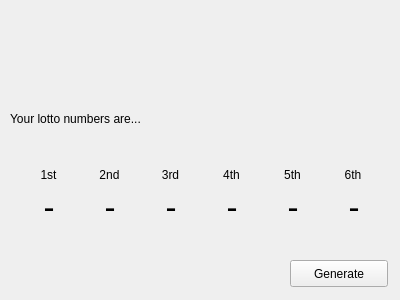
<?xml version="1.0" encoding="UTF-8"?>
<ui version="4.0">
 <class>MainWindow</class>
 <widget class="QMainWindow" name="MainWindow">
  <property name="geometry">
   <rect>
    <x>0</x>
    <y>0</y>
    <width>400</width>
    <height>300</height>
   </rect>
  </property>
  <property name="sizePolicy">
   <sizepolicy hsizetype="Fixed" vsizetype="Fixed">
    <horstretch>0</horstretch>
    <verstretch>0</verstretch>
   </sizepolicy>
  </property>
  <property name="maximumSize">
   <size>
    <width>400</width>
    <height>300</height>
   </size>
  </property>
  <property name="windowTitle">
   <string>Lotto App</string>
  </property>
  <widget class="QWidget" name="centralWidget">
   <widget class="QLabel" name="label_info">
    <property name="geometry">
     <rect>
      <x>10</x>
      <y>110</y>
      <width>171</width>
      <height>17</height>
     </rect>
    </property>
    <property name="text">
     <string>Your lotto numbers are...</string>
    </property>
   </widget>
   <widget class="QPushButton" name="pushButton_generate">
    <property name="geometry">
     <rect>
      <x>290</x>
      <y>260</y>
      <width>98</width>
      <height>27</height>
     </rect>
    </property>
    <property name="text">
     <string>Generate</string>
    </property>
   </widget>
   <widget class="QLabel" name="label_image">
    <property name="geometry">
     <rect>
      <x>10</x>
      <y>20</y>
      <width>381</width>
      <height>71</height>
     </rect>
    </property>
    <property name="text">
     <string/>
    </property>
    <property name="pixmap">
     <pixmap resource="ResourceFiles.qrc">:/lottoBanner.jpg</pixmap>
    </property>
    <property name="scaledContents">
     <bool>true</bool>
    </property>
    <property name="alignment">
     <set>Qt::AlignCenter</set>
    </property>
   </widget>
   <widget class="QWidget" name="layoutWidget">
    <property name="geometry">
     <rect>
      <x>10</x>
      <y>157</y>
      <width>381</width>
      <height>78</height>
     </rect>
    </property>
    <layout class="QHBoxLayout" name="horizontalLayout">
     <item>
      <layout class="QVBoxLayout" name="verticalLayout">
       <item>
        <widget class="QLabel" name="label_1">
         <property name="text">
          <string>1st</string>
         </property>
         <property name="alignment">
          <set>Qt::AlignCenter</set>
         </property>
        </widget>
       </item>
       <item>
        <widget class="QLabel" name="label_num_01">
         <property name="sizePolicy">
          <sizepolicy hsizetype="Fixed" vsizetype="Fixed">
           <horstretch>0</horstretch>
           <verstretch>0</verstretch>
          </sizepolicy>
         </property>
         <property name="minimumSize">
          <size>
           <width>56</width>
           <height>39</height>
          </size>
         </property>
         <property name="maximumSize">
          <size>
           <width>56</width>
           <height>39</height>
          </size>
         </property>
         <property name="font">
          <font>
           <pointsize>25</pointsize>
          </font>
         </property>
         <property name="locale">
          <locale language="English" country="Ireland"/>
         </property>
         <property name="text">
          <string>-</string>
         </property>
         <property name="alignment">
          <set>Qt::AlignCenter</set>
         </property>
         <property name="wordWrap">
          <bool>false</bool>
         </property>
         <property name="indent">
          <number>0</number>
         </property>
        </widget>
       </item>
      </layout>
     </item>
     <item>
      <layout class="QVBoxLayout" name="verticalLayout_2">
       <item>
        <widget class="QLabel" name="label_2">
         <property name="text">
          <string>2nd</string>
         </property>
         <property name="alignment">
          <set>Qt::AlignCenter</set>
         </property>
        </widget>
       </item>
       <item>
        <widget class="QLabel" name="label_num_02">
         <property name="sizePolicy">
          <sizepolicy hsizetype="Fixed" vsizetype="Fixed">
           <horstretch>0</horstretch>
           <verstretch>0</verstretch>
          </sizepolicy>
         </property>
         <property name="minimumSize">
          <size>
           <width>56</width>
           <height>39</height>
          </size>
         </property>
         <property name="maximumSize">
          <size>
           <width>56</width>
           <height>39</height>
          </size>
         </property>
         <property name="font">
          <font>
           <pointsize>25</pointsize>
          </font>
         </property>
         <property name="locale">
          <locale language="English" country="Ireland"/>
         </property>
         <property name="text">
          <string>-</string>
         </property>
         <property name="alignment">
          <set>Qt::AlignCenter</set>
         </property>
         <property name="wordWrap">
          <bool>false</bool>
         </property>
         <property name="indent">
          <number>0</number>
         </property>
        </widget>
       </item>
      </layout>
     </item>
     <item>
      <layout class="QVBoxLayout" name="verticalLayout_3">
       <item>
        <widget class="QLabel" name="label_3">
         <property name="text">
          <string>3rd</string>
         </property>
         <property name="alignment">
          <set>Qt::AlignCenter</set>
         </property>
        </widget>
       </item>
       <item>
        <widget class="QLabel" name="label_num_03">
         <property name="sizePolicy">
          <sizepolicy hsizetype="Fixed" vsizetype="Fixed">
           <horstretch>0</horstretch>
           <verstretch>0</verstretch>
          </sizepolicy>
         </property>
         <property name="minimumSize">
          <size>
           <width>56</width>
           <height>39</height>
          </size>
         </property>
         <property name="maximumSize">
          <size>
           <width>56</width>
           <height>39</height>
          </size>
         </property>
         <property name="font">
          <font>
           <pointsize>25</pointsize>
          </font>
         </property>
         <property name="locale">
          <locale language="English" country="Ireland"/>
         </property>
         <property name="text">
          <string>-</string>
         </property>
         <property name="alignment">
          <set>Qt::AlignCenter</set>
         </property>
         <property name="wordWrap">
          <bool>false</bool>
         </property>
         <property name="indent">
          <number>0</number>
         </property>
        </widget>
       </item>
      </layout>
     </item>
     <item>
      <layout class="QVBoxLayout" name="verticalLayout_4">
       <item>
        <widget class="QLabel" name="label_4">
         <property name="text">
          <string>4th</string>
         </property>
         <property name="alignment">
          <set>Qt::AlignCenter</set>
         </property>
        </widget>
       </item>
       <item>
        <widget class="QLabel" name="label_num_04">
         <property name="sizePolicy">
          <sizepolicy hsizetype="Fixed" vsizetype="Fixed">
           <horstretch>0</horstretch>
           <verstretch>0</verstretch>
          </sizepolicy>
         </property>
         <property name="minimumSize">
          <size>
           <width>56</width>
           <height>39</height>
          </size>
         </property>
         <property name="maximumSize">
          <size>
           <width>56</width>
           <height>39</height>
          </size>
         </property>
         <property name="font">
          <font>
           <pointsize>25</pointsize>
          </font>
         </property>
         <property name="locale">
          <locale language="English" country="Ireland"/>
         </property>
         <property name="text">
          <string>-</string>
         </property>
         <property name="alignment">
          <set>Qt::AlignCenter</set>
         </property>
         <property name="wordWrap">
          <bool>false</bool>
         </property>
         <property name="indent">
          <number>0</number>
         </property>
        </widget>
       </item>
      </layout>
     </item>
     <item>
      <layout class="QVBoxLayout" name="verticalLayout_5">
       <item>
        <widget class="QLabel" name="label_5">
         <property name="text">
          <string>5th</string>
         </property>
         <property name="alignment">
          <set>Qt::AlignCenter</set>
         </property>
        </widget>
       </item>
       <item>
        <widget class="QLabel" name="label_num_05">
         <property name="sizePolicy">
          <sizepolicy hsizetype="Fixed" vsizetype="Fixed">
           <horstretch>0</horstretch>
           <verstretch>0</verstretch>
          </sizepolicy>
         </property>
         <property name="minimumSize">
          <size>
           <width>56</width>
           <height>39</height>
          </size>
         </property>
         <property name="maximumSize">
          <size>
           <width>56</width>
           <height>39</height>
          </size>
         </property>
         <property name="font">
          <font>
           <pointsize>25</pointsize>
          </font>
         </property>
         <property name="locale">
          <locale language="English" country="Ireland"/>
         </property>
         <property name="text">
          <string>-</string>
         </property>
         <property name="alignment">
          <set>Qt::AlignCenter</set>
         </property>
         <property name="wordWrap">
          <bool>false</bool>
         </property>
         <property name="indent">
          <number>0</number>
         </property>
        </widget>
       </item>
      </layout>
     </item>
     <item>
      <layout class="QVBoxLayout" name="verticalLayout_6">
       <item>
        <widget class="QLabel" name="label_6">
         <property name="text">
          <string>6th</string>
         </property>
         <property name="alignment">
          <set>Qt::AlignCenter</set>
         </property>
        </widget>
       </item>
       <item>
        <widget class="QLabel" name="label_num_06">
         <property name="sizePolicy">
          <sizepolicy hsizetype="Fixed" vsizetype="Fixed">
           <horstretch>0</horstretch>
           <verstretch>0</verstretch>
          </sizepolicy>
         </property>
         <property name="minimumSize">
          <size>
           <width>56</width>
           <height>39</height>
          </size>
         </property>
         <property name="maximumSize">
          <size>
           <width>56</width>
           <height>39</height>
          </size>
         </property>
         <property name="font">
          <font>
           <pointsize>25</pointsize>
          </font>
         </property>
         <property name="locale">
          <locale language="English" country="Ireland"/>
         </property>
         <property name="text">
          <string>-</string>
         </property>
         <property name="alignment">
          <set>Qt::AlignCenter</set>
         </property>
         <property name="wordWrap">
          <bool>false</bool>
         </property>
         <property name="indent">
          <number>0</number>
         </property>
        </widget>
       </item>
      </layout>
     </item>
    </layout>
   </widget>
  </widget>
  <action name="actionType_Here">
   <property name="text">
    <string>Type Here</string>
   </property>
  </action>
 </widget>
 <layoutdefault spacing="6" margin="11"/>
 <resources>
  <include location="ResourceFiles.qrc"/>
 </resources>
 <connections/>
</ui>
